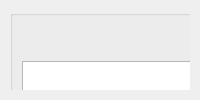
     <widget class="QWidget" name="ChipPosCalib">
      <attribute name="title">
       <string>Chip Calibration</string>
      </attribute>
      <layout class="QHBoxLayout" name="bondingLayout">
       <property name="spacing">
        <number>15</number>
       </property>
       <property name="leftMargin">
        <number>10</number>
       </property>
       <property name="topMargin">
        <number>10</number>
       </property>
       <property name="rightMargin">
        <number>10</number>
       </property>
       <property name="bottomMargin">
        <number>10</number>
       </property>
       <item>
        <widget class="QWidget" name="widget_5" native="true">
         <widget class="ISTAR::GUI::GroupBox" name="gb_siliconStageXyControl">
          <property name="geometry">
           <rect>
            <x>0</x>
            <y>480</y>
            <width>300</width>
            <height>191</height>
           </rect>
          </property>
          <property name="sizePolicy">
           <sizepolicy hsizetype="Preferred" vsizetype="Preferred">
            <horstretch>0</horstretch>
            <verstretch>0</verstretch>
           </sizepolicy>
          </property>
          <property name="minimumSize">
           <size>
            <width>300</width>
            <height>0</height>
           </size>
          </property>
          <property name="maximumSize">
           <size>
            <width>560</width>
            <height>16777215</height>
           </size>
          </property>
          <layout class="QGridLayout" name="gridLayout_23">
           <property name="leftMargin">
            <number>15</number>
           </property>
           <property name="topMargin">
            <number>45</number>
           </property>
           <property name="rightMargin">
            <number>15</number>
           </property>
           <property name="bottomMargin">
            <number>15</number>
           </property>
           <property name="horizontalSpacing">
            <number>15</number>
           </property>
           <property name="verticalSpacing">
            <number>6</number>
           </property>
           <item row="0" column="0">
            <layout class="QGridLayout" name="gridLayout_28">
             <property name="spacing">
              <number>15</number>
             </property>
             <item row="0" column="0">
              <widget class="QPushButton" name="btn_upLeft">
               <property name="minimumSize">
                <size>
                 <width>75</width>
                 <height>30</height>
                </size>
               </property>
               <property name="text">
                <string>↖</string>
               </property>
              </widget>
             </item>
             <item row="0" column="1">
              <widget class="QPushButton" name="btn_up">
               <property name="minimumSize">
                <size>
                 <width>75</width>
                 <height>30</height>
                </size>
               </property>
               <property name="text">
                <string>↑</string>
               </property>
              </widget>
             </item>
             <item row="0" column="2">
              <widget class="QPushButton" name="btn_upRight">
               <property name="minimumSize">
                <size>
                 <width>75</width>
                 <height>30</height>
                </size>
               </property>
               <property name="text">
                <string>↗</string>
               </property>
              </widget>
             </item>
             <item row="1" column="0">
              <widget class="QPushButton" name="btn_left">
               <property name="minimumSize">
                <size>
                 <width>75</width>
                 <height>30</height>
                </size>
               </property>
               <property name="text">
                <string>←</string>
               </property>
              </widget>
             </item>
             <item row="1" column="1">
              <layout class="QHBoxLayout" name="horizontalLayout_5">
               <item>
                <widget class="QDoubleSpinBox" name="dsb_relativeMove">
                 <property name="minimumSize">
                  <size>
                   <width>0</width>
                   <height>30</height>
                  </size>
                 </property>
                 <property name="maximumSize">
                  <size>
                   <width>50</width>
                   <height>30</height>
                  </size>
                 </property>
                 <property name="alignment">
                  <set>Qt::AlignCenter</set>
                 </property>
                 <property name="buttonSymbols">
                  <enum>QAbstractSpinBox::NoButtons</enum>
                 </property>
                 <property name="decimals">
                  <number>3</number>
                 </property>
                 <property name="minimum">
                  <double>-9999.000000000000000</double>
                 </property>
                 <property name="maximum">
                  <double>9999.000000000000000</double>
                 </property>
                </widget>
               </item>
               <item>
                <widget class="QLabel" name="label_2">
                 <property name="maximumSize">
                  <size>
                   <width>25</width>
                   <height>16777215</height>
                  </size>
                 </property>
                 <property name="text">
                  <string>mm</string>
                 </property>
                </widget>
               </item>
              </layout>
             </item>
             <item row="1" column="2">
              <widget class="QPushButton" name="btn_right">
               <property name="minimumSize">
                <size>
                 <width>75</width>
                 <height>30</height>
                </size>
               </property>
               <property name="text">
                <string>→</string>
               </property>
              </widget>
             </item>
             <item row="2" column="0">
              <widget class="QPushButton" name="btn_downLeft">
               <property name="minimumSize">
                <size>
                 <width>75</width>
                 <height>30</height>
                </size>
               </property>
               <property name="text">
                <string>↙</string>
               </property>
              </widget>
             </item>
             <item row="2" column="1">
              <widget class="QPushButton" name="btn_down">
               <property name="minimumSize">
                <size>
                 <width>75</width>
                 <height>30</height>
                </size>
               </property>
               <property name="text">
                <string>↓</string>
               </property>
              </widget>
             </item>
             <item row="2" column="2">
              <widget class="QPushButton" name="btn_downRight">
               <property name="minimumSize">
                <size>
                 <width>75</width>
                 <height>30</height>
                </size>
               </property>
               <property name="text">
                <string>↘</string>
               </property>
              </widget>
             </item>
            </layout>
           </item>
          </layout>
         </widget>
         <widget class="ISTAR::GUI::GroupBox" name="gb_operateStepDesc_3">
          <property name="geometry">
           <rect>
            <x>0</x>
            <y>0</y>
            <width>691</width>
            <height>181</height>
           </rect>
          </property>
          <property name="title">
           <string/>
          </property>
          <layout class="QGridLayout" name="gridLayout_17">
           <property name="topMargin">
            <number>45</number>
           </property>
           <item row="0" column="0">
            <widget class="QTextBrowser" name="textBrowser_3"/>
           </item>
          </layout>
         </widget>
         <widget class="ISTAR::GUI::GroupBox" name="gb_downWaferMarkPositionDiagram">
          <property name="geometry">
           <rect>
            <x>700</x>
            <y>0</y>
            <width>821</width>
            <height>671</height>
           </rect>
          </property>
          <property name="sizePolicy">
           <sizepolicy hsizetype="Preferred" vsizetype="Preferred">
            <horstretch>0</horstretch>
            <verstretch>0</verstretch>
           </sizepolicy>
          </property>
          <property name="minimumSize">
           <size>
            <width>500</width>
            <height>0</height>
           </size>
          </property>
          <property name="maximumSize">
           <size>
            <width>9999999</width>
            <height>16777215</height>
           </size>
          </property>
          <layout class="QGridLayout" name="gridLayout_26">
           <property name="leftMargin">
            <number>15</number>
           </property>
           <property name="topMargin">
            <number>45</number>
           </property>
           <property name="rightMargin">
            <number>15</number>
           </property>
           <property name="bottomMargin">
            <number>15</number>
           </property>
           <property name="horizontalSpacing">
            <number>15</number>
           </property>
           <property name="verticalSpacing">
            <number>6</number>
           </property>
           <item row="0" column="0">
            <widget class="ChipPosCalibDiagram" name="gv_downWaferMarkPosition"/>
           </item>
          </layout>
         </widget>
         <widget class="ISTAR::GUI::GroupBox" name="gb_waferMarkPosition">
          <property name="geometry">
           <rect>
            <x>0</x>
            <y>190</y>
            <width>689</width>
            <height>280</height>
           </rect>
          </property>
          <property name="sizePolicy">
           <sizepolicy hsizetype="Preferred" vsizetype="Preferred">
            <horstretch>0</horstretch>
            <verstretch>0</verstretch>
           </sizepolicy>
          </property>
          <property name="minimumSize">
           <size>
            <width>500</width>
            <height>0</height>
           </size>
          </property>
          <property name="maximumSize">
           <size>
            <width>999999</width>
            <height>280</height>
           </size>
          </property>
          <layout class="QGridLayout" name="gridLayout_22">
           <property name="leftMargin">
            <number>15</number>
           </property>
           <property name="topMargin">
            <number>45</number>
           </property>
           <property name="rightMargin">
            <number>15</number>
           </property>
           <property name="bottomMargin">
            <number>15</number>
           </property>
           <property name="horizontalSpacing">
            <number>15</number>
           </property>
           <property name="verticalSpacing">
            <number>6</number>
           </property>
           <item row="0" column="1">
            <layout class="QVBoxLayout" name="verticalLayout_6">
             <item>
              <widget class="QPushButton" name="btn_moveToDestination">
               <property name="minimumSize">
                <size>
                 <width>110</width>
                 <height>40</height>
                </size>
               </property>
               <property name="maximumSize">
                <size>
                 <width>110</width>
                 <height>16777215</height>
                </size>
               </property>
               <property name="text">
                <string>Move To Target</string>
               </property>
              </widget>
             </item>
             <item>
              <widget class="QPushButton" name="btn_takePhoto">
               <property name="minimumSize">
                <size>
                 <width>100</width>
                 <height>40</height>
                </size>
               </property>
               <property name="maximumSize">
                <size>
                 <width>110</width>
                 <height>16777215</height>
                </size>
               </property>
               <property name="text">
                <string>Capture &amp; Recognize</string>
               </property>
              </widget>
             </item>
             <item>
              <widget class="QPushButton" name="btn_confirm">
               <property name="minimumSize">
                <size>
                 <width>90</width>
                 <height>40</height>
                </size>
               </property>
               <property name="maximumSize">
                <size>
                 <width>110</width>
                 <height>16777215</height>
                </size>
               </property>
               <property name="text">
                <string>Confirm</string>
               </property>
              </widget>
             </item>
             <item>
              <widget class="QPushButton" name="btn_clear">
               <property name="minimumSize">
                <size>
                 <width>90</width>
                 <height>40</height>
                </size>
               </property>
               <property name="maximumSize">
                <size>
                 <width>110</width>
                 <height>16777215</height>
                </size>
               </property>
               <property name="text">
                <string>Clear All</string>
               </property>
              </widget>
             </item>
            </layout>
           </item>
           <item row="0" column="0">
            <widget class="ISTAR::GUI::TableWidget" name="tw_waferMarkPosition">
             <property name="minimumSize">
              <size>
               <width>250</width>
               <height>225</height>
              </size>
             </property>
             <property name="maximumSize">
              <size>
               <width>16777215</width>
               <height>300</height>
              </size>
             </property>
             <property name="editTriggers">
              <set>QAbstractItemView::NoEditTriggers</set>
             </property>
             <attribute name="horizontalHeaderDefaultSectionSize">
              <number>170</number>
             </attribute>
             <column>
              <property name="text">
               <string>Nominal Coord XY</string>
              </property>
             </column>
             <column>
              <property name="text">
               <string>Actual Coord</string>
              </property>
             </column>
             <column>
              <property name="text">
               <string>Pixel Coord</string>
              </property>
             </column>
            </widget>
           </item>
          </layout>
         </widget>
        </widget>
       </item>
      </layout>
     </widget>
